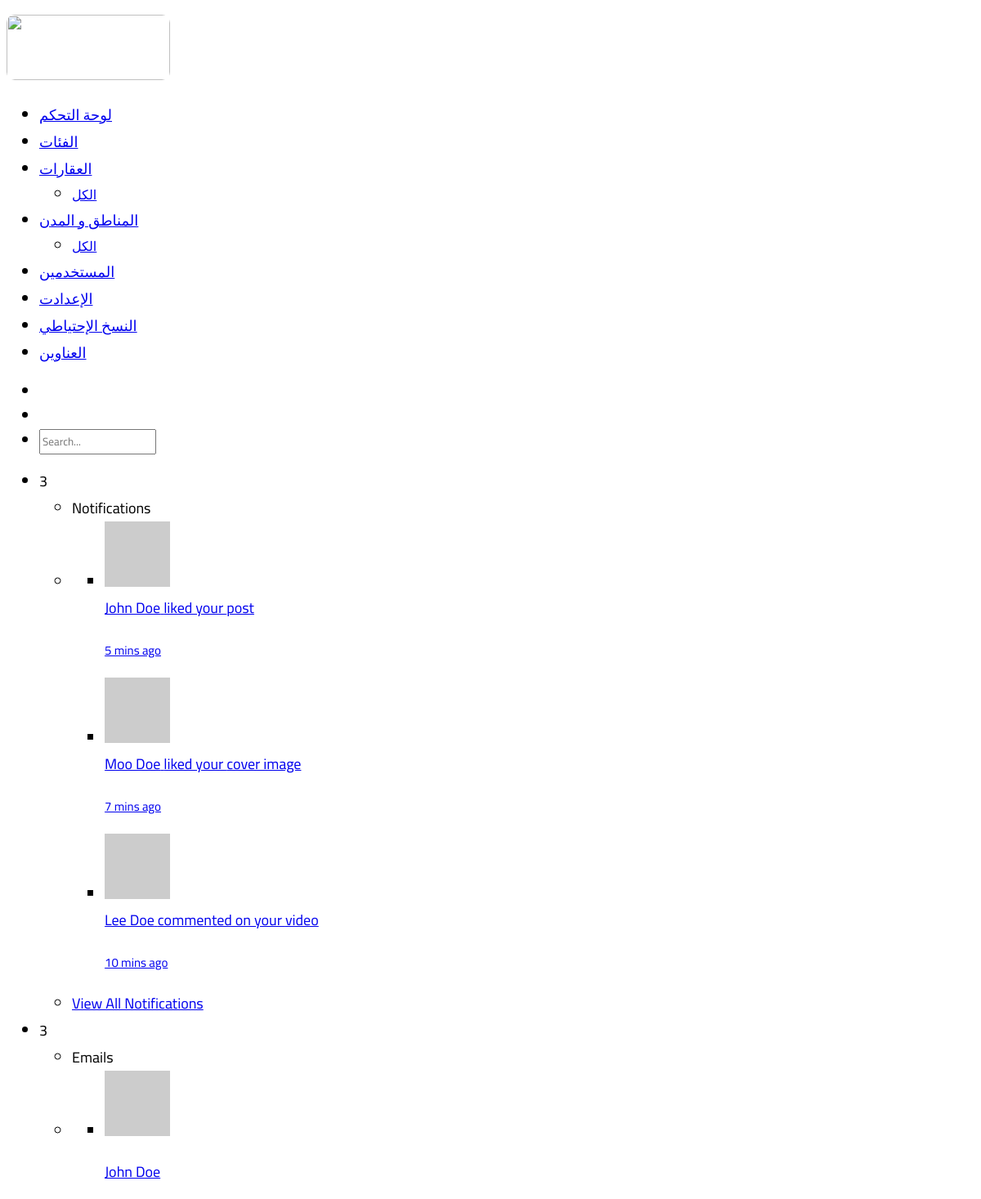
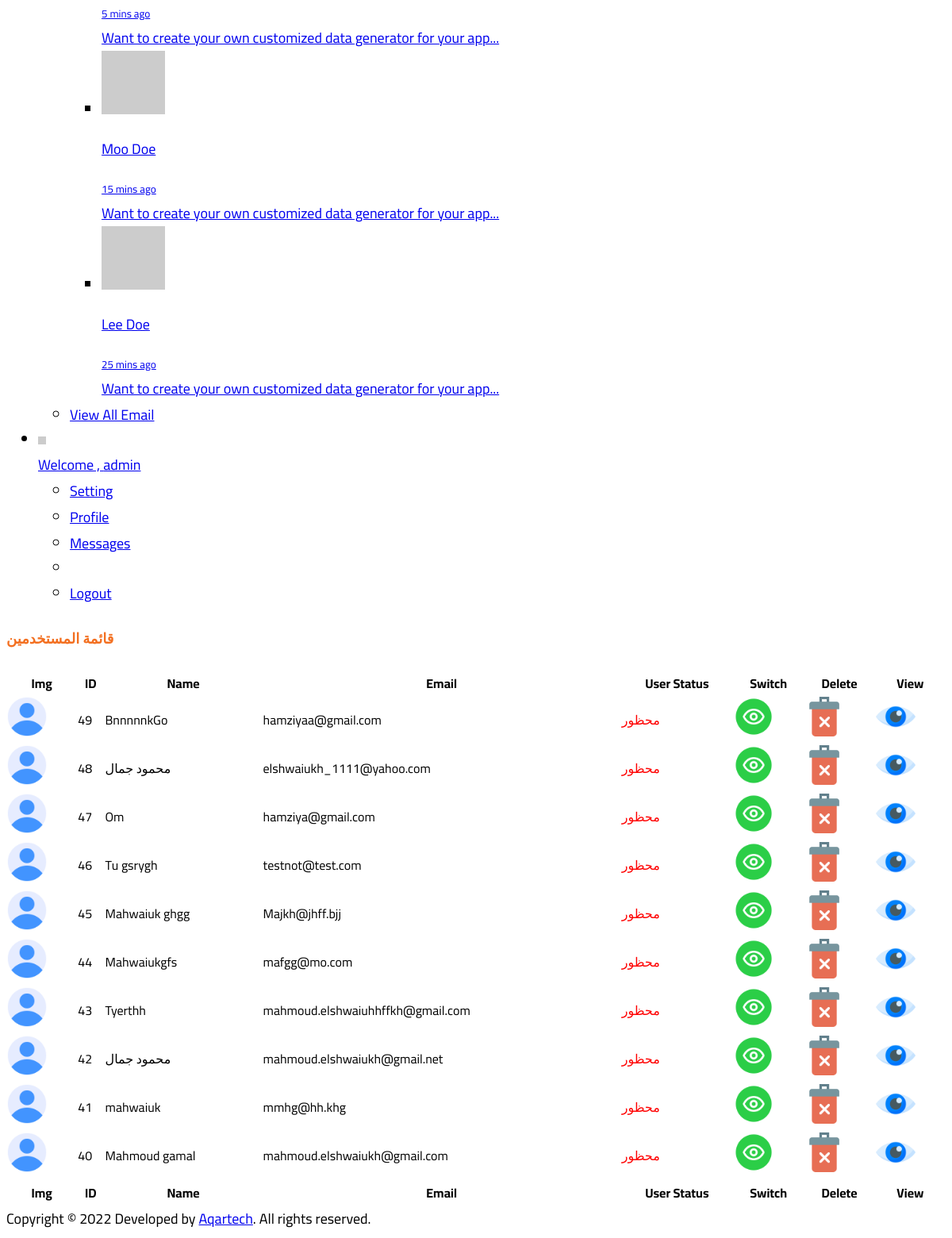
Screenshot of /Dashboard/users.php (signed in) with the database file from the repository (2 pictures, top to bottom).
### tables this page shows
CREATE TABLE `users` (
  `user_id` int(11) NOT NULL,
  `user_token` text NOT NULL,
  `user_name` text NOT NULL,
  `user_email` text NOT NULL,
  `user_phone` text NOT NULL,
  `user_pwd` text NOT NULL,
  `user_status` text NOT NULL,
  `user_image` text NOT NULL,
  `user_type` text NOT NULL,
  `notification_token` text NOT NULL,
  `last_otp` text NOT NULL,
  `date_registered` datetime NOT NULL DEFAULT current_timestamp()
);

### Dashboard/users.php (the view, shortened to what this page needs)
<?php
include './../dbcontext/connect.php';
?>
<!DOCTYPE html>
<html>
<head>
    <link href="assets/css/style.css" rel="stylesheet">
</head>
<body class="app">
    <div>
        <?php include 'components/sidebar.php'; ?>
        <div class="page-container">
            <?php include 'components/header.php';?>
            <main class="main-content bgc-grey-100">
                <div id="mainContent">
                    <div class="container-fluid">
                        <div class="row">
                            <div class="col-md-12">
                                <div class="bgc-white bd bdrs-3 p-20 mB-20">
                                <div class="row">
                                   <div class="col-md-8">
                                   <h4 class="c-grey-900 mB-20" style="color:#f37021">
                                   قائمة المستخدمين
                                    </h4>
                                   </div>
                              </div>
                                    <table id="dataTable" class="table table-striped table-bordered" cellspacing="0"
                                        width="100%">
                                        <thead>
                                               <th>Img</th>
                                                <th>ID</th>
                                                <th>Name</th>
                                                <th>Email</th>
                                                <th>User Status</th>
                                                <th>Switch</th>
                                                <th>Delete</th>
                                                <th>View</th>
                                        </thead>
                                        <tfoot>
                                            <tr>
                                                <th>Img</th>
                                                <th>ID</th>
                                                <th>Name</th>
                                                <th>Email</th>
                                                <th>User Status</th>
                                                <th>Switch</th>
                                                <th>Delete</th>
                                                <th>View</th>
                                            </tr>
                                        </tfoot>
                                        <tbody>
                                            <?php
                                        $sql = "select * from users order by user_id desc";
                                        $result = $con->query($sql);
                                        while($row = $result->fetch_assoc()) {
                                            ?>
                                            <tr>
                                                <?php
                                                if($row['user_image'] == "")
                                                {
                                                ?>
                                              <td><img src="./assets/user.png" style="width:50px;height:50px;"/></td>
                                              <?php
                                                }
                                              else
                                              {
                                              ?>
                                            <td><img src="./uploads/<?php echo $row['user_image']?>" style="width:50px;height:50px;border-radius:25px;"/></td>
                                             <?php
                                              }
                                              ?>
                                                <td><?php echo $row['user_id']; ?></td>
                                                <td><?php echo $row['user_name']; ?></td>
                                                <td><?php echo $row['user_email']; ?></td>
                                                <td>
                                                <?php
                                                    if($row['user_status'] == "active") {
                                                        echo "<a style='color:green'>
                                                        نشط
                                                        </a>";
                                                    } else {
                                                        echo "<a  style='color:red'>
                                                        محظور
                                                        </a>";
                                                    }
                                                    ?>
                                                </td>
                                                <td>
                                                <?php
                                                    if($row['user_status'] == "active") {
                                                        ?>
                                                         <a
                                                         href="users/switch.php?user_id=<?php echo $row['user_id']?>&action=panned">
                                                        <img src="assets/images/hide.png" style="width:45px;height:45px"/>
                                                        </a>
                                                        <?php
                                                    } else {
                                                        ?>
                                                         <a
                                                         href="users/switch.php?user_id=<?php echo $row['user_id']?>&action=active">
                                                        <img src="assets/images/view.png" style="width:50px;height:50px"/>
                                                        </a>
                                                        <?php
                                                    }
                                                    ?>
                                                </td>
                                                <td>
                                                    <a href="users/delete.php?user_id=<?php echo $row['user_id'] ?>">
                                                        <img src="assets/images/delete.png" style="width:50px;height:50px"/>                                         </a>
                                                </td>
                                                <td>
                                                    <a href="user.php?user_id=<?php echo  $row['user_id'];?>">
                                                        <img src="assets/images/eye.png" style="width:50px;height:50px">
                                                    </a>
                                                </td>
                                            </tr>
                                            <?php
                                                }
                                                ?>
                                        </tbody>
                                    </table>
                                </div>
                            </div>
                        </div>
                    </div>
                </div>
            </main>
            <?php
     include 'components/footer.php';
     ?>
        </div>
    </div>
</body>
</html>

### Dashboard/assets/css/style.css (style rules this page uses)
* { font-family: 'Cairo', sans-serif ; }

### rows the page displays
users: user_id "49", user_name "BnnnnnkGo", user_email "hamziyaa@gmail.com", user_status "محظور"
users: user_id "48", user_name "محمود جمال", user_email "elshwaiukh_1111@yahoo.com", user_status "محظور"
users: user_id "47", user_name "Om", user_email "hamziya@gmail.com", user_status "محظور"
users: user_id "46", user_name "Tu gsrygh", user_email "testnot@test.com", user_status "محظور"
users: user_id "45", user_name "Mahwaiuk ghgg", user_email "Majkh@jhff.bjj", user_status "محظور"
users: user_id "44", user_name "Mahwaiukgfs", user_email "mafgg@mo.com", user_status "محظور"
users: user_id "43", user_name "Tyerthh", user_email "mahmoud.elshwaiuhhffkh@gmail.com", user_status "محظور"
users: user_id "42", user_name "محمود جمال", user_email "mahmoud.elshwaiukh@gmail.net", user_status "محظور"
users: user_id "41", user_name "mahwaiuk", user_email "mmhg@hh.khg", user_status "محظور"
users: user_id "40", user_name "Mahmoud gamal", user_email "mahmoud.elshwaiukh@gmail.com", user_status "محظور"

### other values shown
$_SESSION['admin_name'] "admin"
